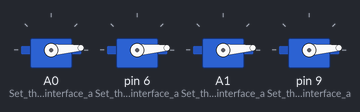
This sketch was run on a simulated Arduino Uno, built with avr-gcc and run on an emulated ATmega328P. Shown: 4 × servo.

Above: at 13.57 s.
At 15.7 s:
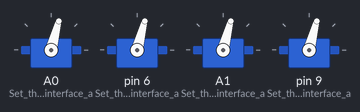
At 20.2 s:
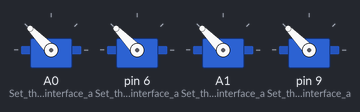
At 23.54 s:
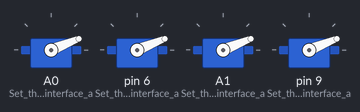
At 26.26 s:
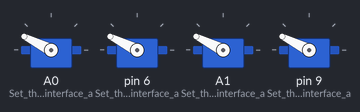
At 39.63 s:
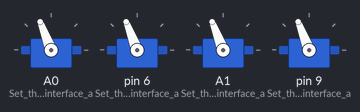
Timing chart, 0 to 40.0 s (numbered marks = the images above):
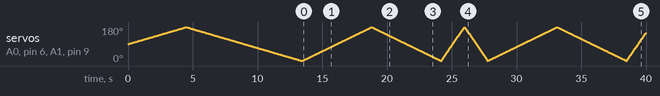

The sketch:

keyestudio-4dof-robot-arm-parallel-servos.ino
```cpp
/***********************************************************
   Servos in Parallel: Demo for keyestudio 4 DOF Robot Arm
   https://wiki.keyestudio.com/Ks0198_keyestudio_4DOF_Robot_Mechanical_Arm_Kit_for_Arduino_DIY
   Modified from the example on millis() function
   https://forum.arduino.cc/index.php?topic=223286.0

   By Kemal Ihsan Kilic - September 2021
***********************************************************/
#include <Servo.h>

const int servoMinDeg[4] = {0, 0, 0, 0}; // Servo min Limit
const int servoMaxDeg[4] = {180, 180, 180, 180}; //Servo max Limit

int servoCurrPos[4] = {90, 90, 90, 90}; // Current Position of servos
int servoSlowInterval[4] = {30, 30, 30, 30}; // millisecs between servo moves
int servoFastInterval[4] = {10, 10, 10, 10};
int servoInterval[4] =  {50, 50, 50, 50}; // initial millisecs between servo moves
int servoStepDeg[4] = {1, 1, 1, 1};   // amount servo moves at each step will be changed to negative value for movement in the other direction
//int servopin[4] = {A0, 6, A1, 9}; //Define servo interfaces for digital interfaces
Servo servo[4];
unsigned long currentMillis = 0;    // stores the value of millis() in each iteration of loop()
unsigned long preMillis[4] = {0, 0, 0, 0}; // the time when the servo was last moved


/********************************************************************************************************/
void setup() {

  int i;

  pinMode(A0, OUTPUT); //Set the servo interface as the output interface
  pinMode(6, OUTPUT); //Set the servo interface as the output interface
  pinMode(A1, OUTPUT); //Set the servo interface as the output interface
  pinMode(9, OUTPUT); //Set the servo interface as the output interface

  //right_back_forward.attach(A0);
  //left_up_down.attach(6);
  //base_rotate.attach(A1);
  //claw.attach(9);

  servo[0].attach(A0);
  servo[1].attach(6);
  servo[2].attach(A1);
  servo[3].attach(9);

  for (i = 0; i < 4; i++) {
    servo[i].write(servoCurrPos[i]);
  }

  Serial.begin(9600);
}


/********************************************************************************************************/


void loop()
{
  int i;
  // Notice that none of the action happens in loop() apart from reading millis()
  // it just calls the functions that have the action code

  currentMillis = millis();   // capture the latest value of millis() this is equivalent to noting the time from a clock


  for (i = 0; i < 4; i++) {
    servoLoop(i);
  }


}


/********************************************************************************************************/


void servoLoop(int i) {

  // this is similar to the servo sweep example except that it uses millis() rather than delay()
  // nothing happens unless the interval has expired
  // the value of currentMillis was set in loop()

  if (currentMillis - preMillis[i] >= servoInterval[i]) {
    // its time for another move
    preMillis[i] += servoInterval[i];

    servoCurrPos[i] = servoCurrPos[i] + servoStepDeg[i]; // servoDegrees might be negative

    if (servoCurrPos[i] <= servoMinDeg[i]) {
      // when the servo gets to its minimum position change the interval to change the speed
      if (servoInterval[i] == servoSlowInterval[i]) {
        servoInterval[i] = servoFastInterval[i];
      }
      else {
        servoInterval[i] = servoSlowInterval[i];
      }
    }
    if ((servoCurrPos[i] >= servoMaxDeg[i]) || (servoCurrPos[i] <= servoMinDeg[i]))  {
      // if the servo is at either extreme change the sign of the degrees to make it move the other way
      servoStepDeg[i] = - servoStepDeg[i]; // reverse direction
      // and update the position to ensure it is within range
      servoCurrPos[i] = servoCurrPos[i] + servoStepDeg[i];
    }
    // make the servo move to the next position
    servo[i].write(servoCurrPos[i]);
    // and record the time when the move happened
  }


}


/********************************************************************************************************/
```
